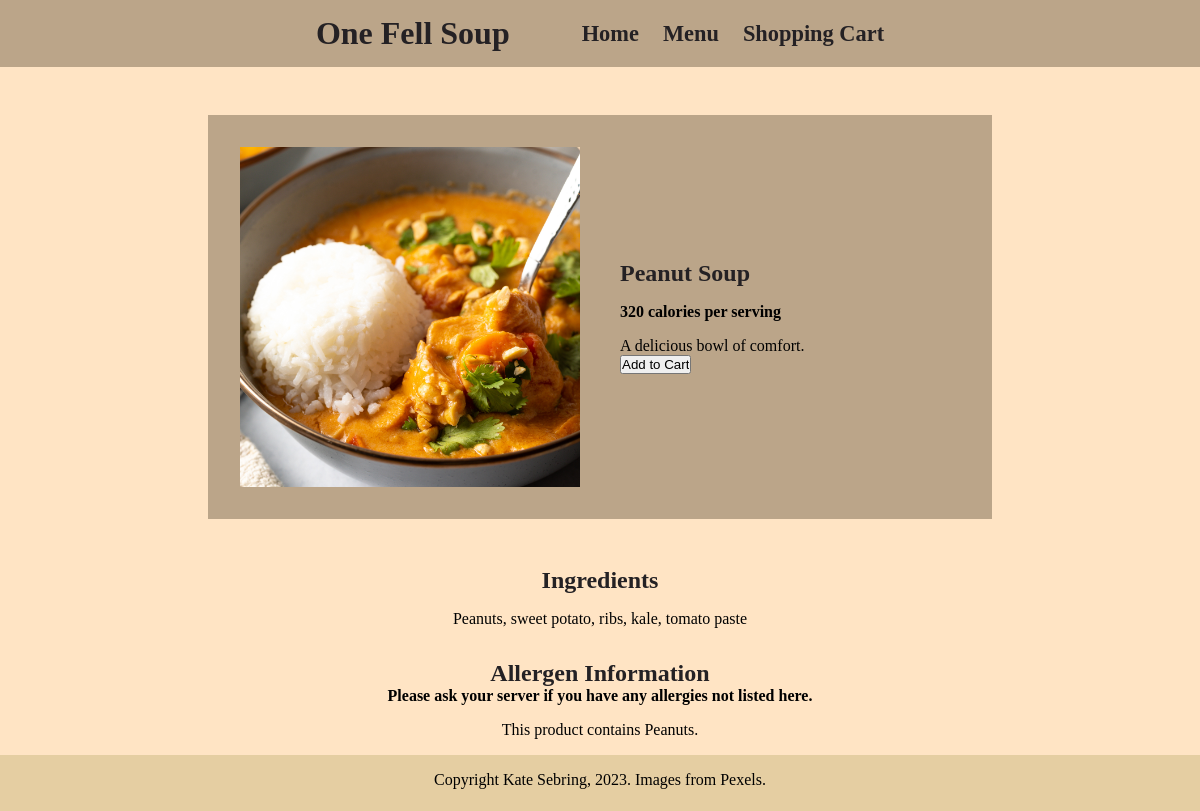
The app's page /peanut.php, older data.
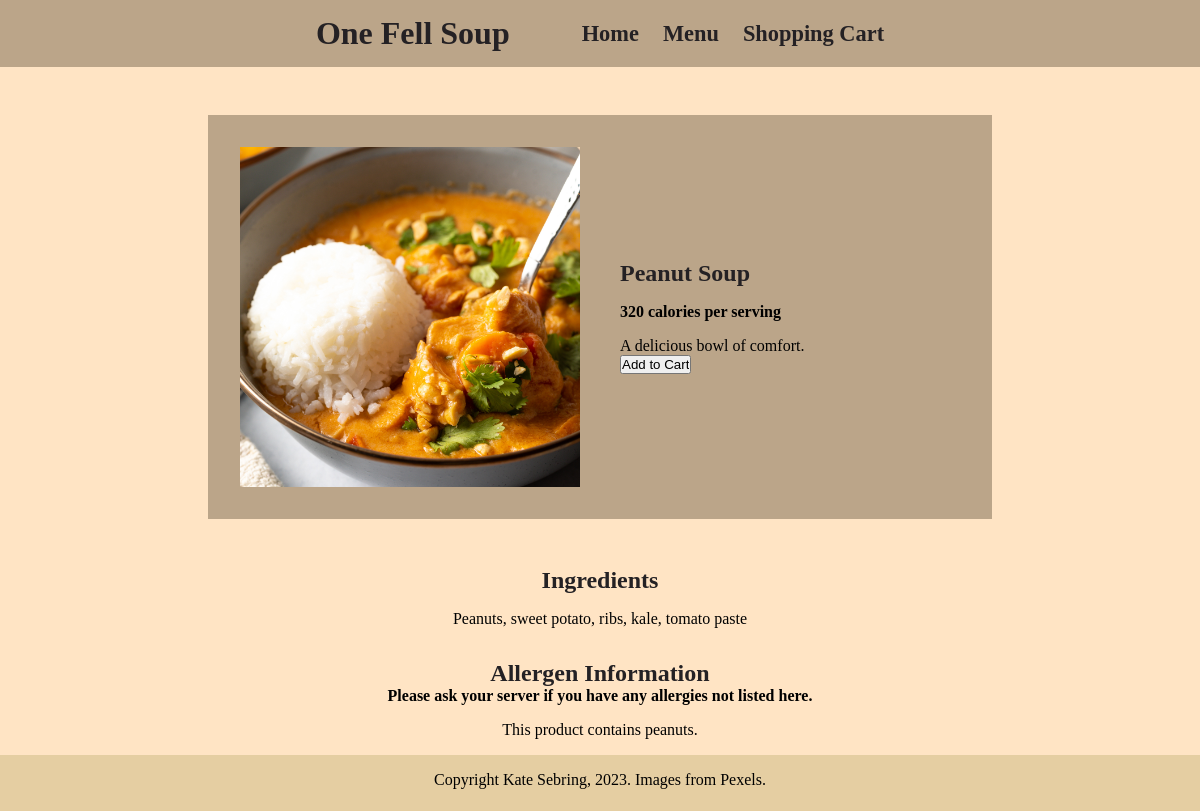
The same page, newer data.
### tables this page shows
CREATE TABLE soup_products(
productID INT AUTO_INCREMENT PRIMARY KEY,
productName VARCHAR(255),
productDescription VARCHAR(1000),
calories INT,
productPrice DECIMAL(13,2),
webPageLink VARCHAR(255),
allergies VARCHAR (1000),
ingredients VARCHAR (1000),
productImg VARCHAR(255)
);

### peanut.php (the view, shortened to what this page needs)
<?php
include("header.php");
?>
<!DOCTYPE html>
<html lang="en">
<head>
    <link href="css/universal_settings.css" rel="stylesheet">
</head>
<body>
    <main>
        <div class="main-product-info">
        <?php
            try {
                $selectItem = "SELECT * FROM soup_products WHERE productId = 4";
                $stmt = $conn->prepare($selectItem);
                $stmt->execute();
                $stmt->setFetchMode(PDO::FETCH_ASSOC);
                foreach($stmt->fetchAll() as $listItem) {
                    $productName = $listItem['productName'];
                    $calories = $listItem['calories'];
                    $productImg = $listItem['productImg'];
                    $productDescription = $listItem['productDescription'];
                    $imgAlt = $listItem['imgAlt'];
                    echo "<div class='productImage'><img src='$productImg' class='soup-img' alt='$imgAlt'></div>";
                    echo "<div class='productInfo'><h2>$productName</h2>";
                    echo "<p><b>$calories calories per serving</b></p>";
                    echo "<p id='product-description'>$productDescription</p>";
                }
            } catch(PDOException $e) {
                echo "Error: " . $e->getMessage();
            }
        ?>
            <form action="peanut.php" method="post">
                <input type="submit" name="submit" value="Add to Cart">
            </form>
            </div>
        </div>
        <div class="nutrition-info">
            <div id="ingredients">
                <h3>Ingredients</h3>
                <?php
                try {
                    $selectItem = "SELECT * FROM soup_products WHERE productId = 4";
                    $stmt = $conn->prepare($selectItem);
                    $stmt->execute();
                    $stmt->setFetchMode(PDO::FETCH_ASSOC);
                    foreach($stmt->fetchAll() as $listItem) {
                        $ingredients = $listItem['ingredients'];
                        echo "<p>$ingredients</p>";
                    }
                } catch(PDOException $e) {
                    echo "Error: " . $e->getMessage();
                }
                ?>
            </div>
            <div id="allergens">
                <h3>Allergen Information</h3>
                <strong>Please ask your server if you have any allergies not listed here.</strong>
                <?php
                try {
                    $selectItem = "SELECT * FROM soup_products WHERE productId = 4";
                    $stmt = $conn->prepare($selectItem);
                    $stmt->execute();
                    $stmt->setFetchMode(PDO::FETCH_ASSOC);
                    foreach($stmt->fetchAll() as $listItem) {
                        $allergies = $listItem['allergies'];
                        echo "<p>This product contains $allergies.</p>";
                    }
                } catch(PDOException $e) {
                    echo "Error: " . $e->getMessage();
                }
                ?>
            </div>
        </div>
    <footer>
        Copyright Kate Sebring, 2023. Images from Pexels.
    </footer>
    </main>
</body>
</html>

Row changes from the older to the newer data that the page shows:
changed soup_products "Peanut Soup": allergies "Peanuts" → "peanuts"
